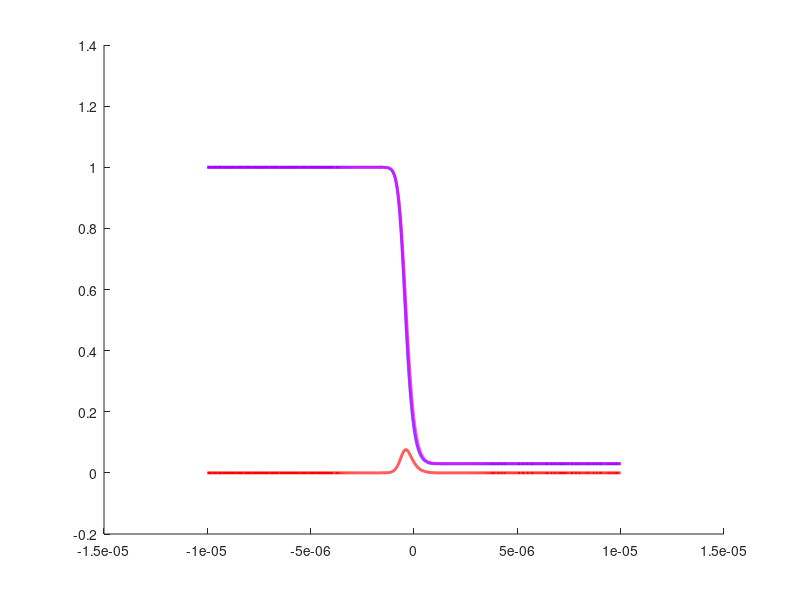

Recreate this plot in MATLAB. (Note: this script raises an error after producing the figure.)
%% Two-Level System with Decay: OBE Simulation and Dynamic Phase

% Parameters
d13    = -2.15e4 * 2*pi;
E_L2   = 8.514e2 * 0.15;
t0L2   = 0.0;
sigma  = 0.52e-6;
Delta2 = 2*pi*1e6*2;
Gamma  = 2.7e6 * 2*pi;
tspan  = [-1e-5 1e-5];
y0     = [1; 0; 0; 0];

% Define and solve the ODE
blochODE = @(t,y) [
    -1i * (0.5*d13*E_L2*exp(-((t-t0L2)^2)/(2*sigma^2)))*(y(3)-y(2));
    -1i * ((0.5*d13*E_L2*exp(-((t-t0L2)^2)/(2*sigma^2)))*(y(4)-y(1)) - Delta2*y(2)) - (Gamma/2)*y(2);
    -1i * ((0.5*d13*E_L2*exp(-((t-t0L2)^2)/(2*sigma^2)))*(y(1)-y(4)) + Delta2*y(3)) - (Gamma/2)*y(3);
    -1i * (0.5*d13*E_L2*exp(-((t-t0L2)^2)/(2*sigma^2)))*(y(2)-y(3)) - Gamma*y(4)
];
options = odeset('RelTol',1e-13,'AbsTol',1e-12);
[t, y] = ode45(blochODE, tspan, y0, options);
rho11 = real(y(:,1));
rho33 = real(y(:,4));

% Compute dynamic phase (numerical)
z = Delta2 - 1i*(Gamma/2);
t_phase = linspace(tspan(1), tspan(2), 10000);
Omega_13 = @(t) 0.5*d13*E_L2*exp(-((t-t0L2).^2)/(2*sigma^2));
lambda_plus = 0.5 * (z - sqrt(z.^2 + 4*(Omega_13(t_phase)).^2));
phase_integral = cumtrapz(t_phase, lambda_plus);
psi_dyn = exp(-1i*phase_integral);
pop_dyn = abs(psi_dyn).^2;

% Compute analytic dynamic phase (perturbative expansion up to second order)
Phi_dyn_analytic = -((d13*E_L2)^2/(4*(Delta2-1i*(Gamma/2)))) .* ((sqrt(pi)/2)*sigma .* (erf(t_phase/sigma)-erf(tspan(1)/sigma))) ...
    + ((d13*E_L2)^4/(16*(Delta2-1i*(Gamma/2))^3)) .* ((sqrt(pi)/(2*sqrt(2)))*sigma .* (erf(sqrt(2)*t_phase/sigma)-erf(sqrt(2)*tspan(1)/sigma)));
pop_analytic = abs(exp(-1i*Phi_dyn_analytic)).^2;

% Compute dynamic phase expansion (up to n = 3)
phi_dyn = 0;
for n = 1:5
    binom = gamma(1/2+1) / (gamma(n+1)*gamma(1/2-n+1));
    term = -binom * ((d13*E_L2)^(2*n) * sigma) / (2*z^(2*n-1)) * sqrt(pi/n);
    phi_dyn = phi_dyn + term;
end
pop_pred = abs(exp(-1i*phi_dyn))^2;

% Plot results
figure; hold on;
plot(t, rho11, 'b', 'LineWidth', 2);
plot(t, rho33, 'r', 'LineWidth', 2);
plot(t_phase, pop_dyn, 'm', 'LineWidth', 2);
yline(pop_pred, 'k--', 'LineWidth', 2);
% plot(t_phase, pop_analytic, 'k', 'LineWidth', 2);

xlabel('Time (s)'); ylabel('Population');
grid on; legend('\rho_{11}', '\rho_{33}', 'Dynamic Phase (num)', 'Expansion (n=1:3)');